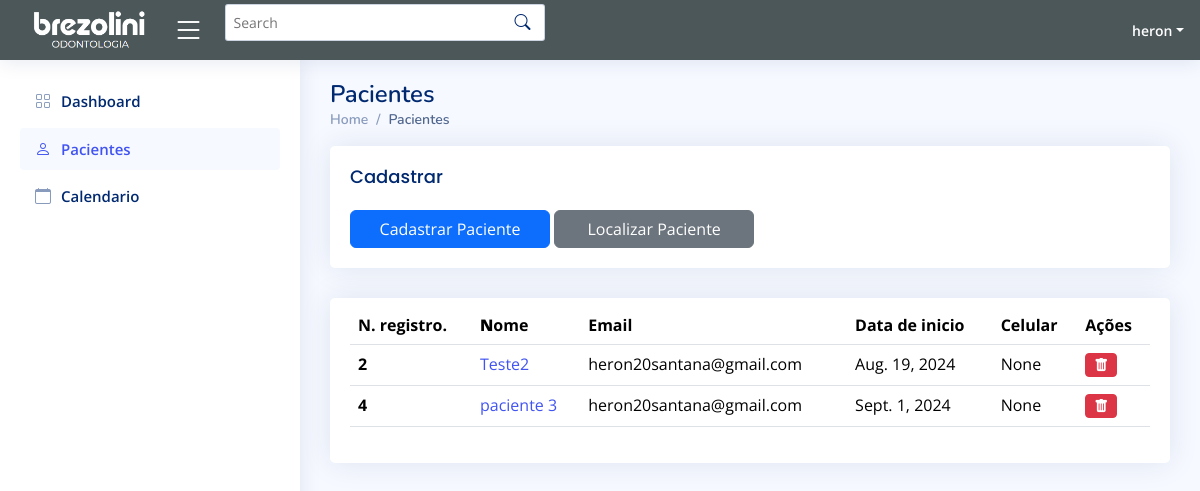
The page /pacientes (signed in) on the database as committed earlier.
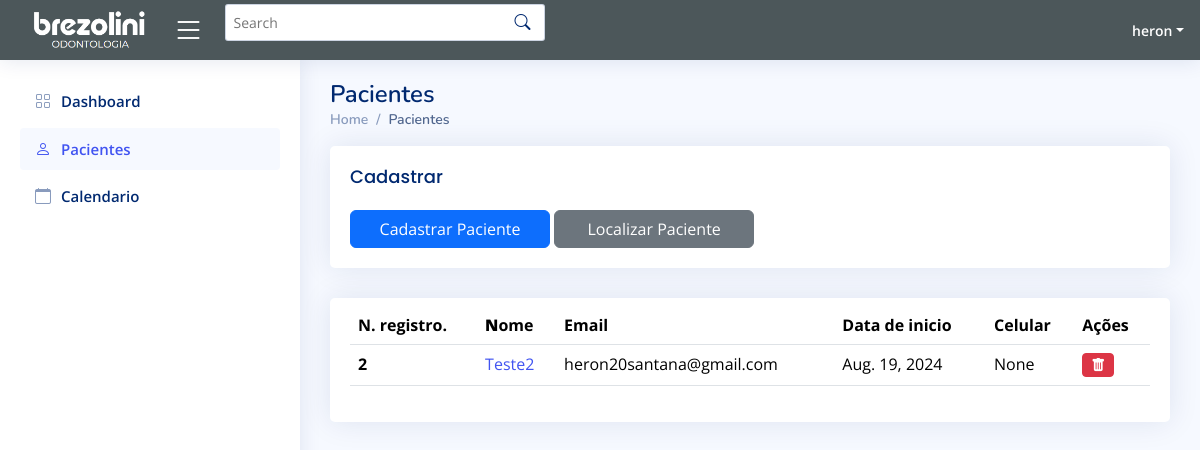
The same page on the database as committed later.
### app/models.py (models this page shows, shortened)
class Paciente(models.Model):
    Nome = models.CharField(max_length=100, blank=False, null=True)
    Email = models.CharField(max_length=100, blank=False, null=True)
    Data_cadastro = models.DateField(blank=False, null=True)
    Data_Nascimento = models.DateField(blank=False, null=True)
    Estado_civil = models.CharField(max_length=100, blank=False, null=True)
    Grupo = models.CharField(max_length=100, blank=False, null=True)
    Situacao_atual = models.CharField(max_length=100, blank=False, null=True)
    observacoes= models.CharField(max_length=256, blank=False, null=True)
    genero = models.CharField(max_length=100, blank=False, null=True)
    celular = models.CharField(max_length=20, blank=False, null=True)
    clinica = models.CharField(max_length=100, blank=False, null=True)
    local_nascimento = models.CharField(max_length=100, blank=False, null=True)
    CPF = models.CharField(max_length=100, blank=False, null=True)
    RG = models.CharField(max_length=100, blank=False, null=True)
    Orgao_emissor = models.CharField(max_length=100, blank=False, null=True)
    Convenio = models.CharField(max_length=100, blank=False, null=True)
    Plano = models.CharField(max_length=100, blank=False, null=True)
    Data_adesao = models.DateField(blank=False, null=True)
    Nome_pai = models.CharField(max_length=100, blank=True, null=True)
    CPF_pai = models.CharField(max_length=100, blank=True, null=True)
    RG_pai = models.CharField(max_length=100, blank=True, null=True)
    Telefone_pai = models.CharField(max_length=100, blank=True, null=True)
    Nome_mae = models.CharField(max_length=100, blank=True, null=True)
    Cpf_mae = models.CharField(max_length=100, blank=True, null=True)
    Rg_mae = models.CharField(max_length=100, blank=True, null=True)
    Telefone_mae=models.CharField(max_length=100, blank=True, null=True)
    CEP=models.IntegerField(blank=False, null=True)
    Endereco = models.CharField(max_length=100, blank=False, null=True)
    Numero = models.IntegerField(blank=False, null=True)
    Complemento = models.CharField(max_length=100, blank=False, null=True)
    Bairro = models.CharField(max_length=100, blank=False, null=True)
    Cidade = models.CharField(max_length=100, blank=False, null=True)
    Estado = models.CharField(max_length=100, blank=False, null=True)

### app/views.py (the view)
# urls.py: path("pacientes", views.pacientes, name="pacientes"),
@login_required(login_url="/")
def pacientes(request):
    pacientes = Paciente.objects.all()
    return render(request, 'frontend/pacientes.html', {'pacientes': pacientes})

### app/templates/frontend/pacientes.html (shortened to what this page needs)
<html lang="en">
{% load static %}
<head>
  <link href="{% static "vendor/bootstrap/css/bootstrap.min.css" %}" rel="stylesheet">
  <link href="{% static "vendor/bootstrap-icons/bootstrap-icons.css" %}" rel="stylesheet">
  <link href="{% static "vendor/boxicons/css/boxicons.min.css" %}" rel="stylesheet">
  <link href="{% static "vendor/quill/quill.snow.css" %}" rel="stylesheet">
  <link href="{% static "vendor/quill/quill.bubble.css" %}" rel="stylesheet">
  <link href="{% static "vendor/remixicon/remixicon.css" %}" rel="stylesheet">
  <link href="{% static "vendor/simple-datatables/style.css" %}" rel="stylesheet">
  <link href="{% static "css/style.css" %}" rel="stylesheet">
</head>
<body>
  <header id="header" class="header fixed-top d-flex align-items-center" style="background-color:rgb(76, 87, 90);">
    <div class="d-flex align-items-center justify-content-between" >
      <a href="index" class="d-flex align-items-center">
        <img src="{% static "img/brezoliniodontologia.PNG" %}" height="50px">
      </a>
      <i class="bi bi-list toggle-sidebar-btn"></i>
    </div>
    <div class="search-bar">
      <form class="search-form d-flex align-items-center" method="POST" action="#">
        <input type="text" name="query" placeholder="Search" title="Enter search keyword">
        <button type="submit" title="Search"><i class="bi bi-search"></i></button>
      </form>
    </div>
    <nav class="header-nav ms-auto">
      <ul class="d-flex align-items-center">
        <li class="nav-item dropdown pe-3">
          <a class="nav-link nav-profile d-flex align-items-center pe-0" href="#" data-bs-toggle="dropdown">
            <span class="d-none d-md-block dropdown-toggle ps-2" style="color: white;">{{ user.username }}</span>
          </a>
        </li>
      </ul>
    </nav>
  </header>
  <aside id="sidebar" class="sidebar">
    <ul class="sidebar-nav" id="sidebar-nav">
      <li class="nav-item ">
        <a class="nav-link collapsed" href="index">
          <i class="bi bi-grid"></i>
          <span>Dashboard</span>
        </a>
      </li>
      <li class="nav-item">
        <a class="nav-link " href="pacientes">
          <i class="bi bi-person"></i>
          <span>Pacientes</span>
        </a>
      </li>
      <li class="nav-item">
        <a class="nav-link collapsed" href="calendario">
          <i class="bi bi-calendar"></i>
          <span>Calendario</span>
        </a>
      </li>
    </ul>
  </aside>
  <main id="main" class="main">
    <div class="pagetitle">
      <h1>Pacientes</h1>
      <nav>
        <ol class="breadcrumb">
          <li class="breadcrumb-item"><a href="index">Home</a></li>
          <li class="breadcrumb-item active">Pacientes</li>
        </ol>
      </nav>
    </div>
    <section class="section">
        <div class="row">
          <div class="col-lg-12">
            <div class="card">
                <div class="card-body">
                <h5 class="card-title">Cadastrar</h5>
                <a href="cadastrar_paciente"> <button type="button" class="btn btn-primary w-25">Cadastrar Paciente</button></a>
                <button type="button" class="btn btn-secondary w-25">Localizar Paciente</button>
            </div>
            </div>
            <div class="card">
              <div class="card-body">
                <table class="table datatable">
                  <thead>
                    <tr>
                      <th>N. registro.</th>
                      <th>
                        <b>N</b>ome
                      </th>
                      <th>Email</th>
                      <th data-type="date" data-format="YYYY/DD/MM">Data de inicio</th>
                      <th>Celular</th>
                      <th>Ações</th>
                    </tr>
                  </thead>
                  <tbody>
                    {% for paciente in pacientes %}
                    <tr>
                        <th scope="row">{{ paciente.id }}</th>
                        <td><a href="{% url 'pagina_paciente' paciente_id=paciente.id %}">{{ paciente.Nome }}</a></td>
                        <td>
                          {{ paciente.Email }}
                        </td>
                        <td>
                          {{ paciente.Data_cadastro }}
                        </td>
                        <td>{{ paciente.celular }}</td>
                        <td>
                            <a href="{% url 'delete_paciente' paciente_id=paciente.id %}" class="btn btn-danger btn-sm">
                                <i class="bi bi-trash-fill"></i>
                            </a>
                        </td>
                    </tr>
                    {% endfor %}
                  </tbody>
                </table>
              </div>
            </div>
          </div>
        </div>
      </section>
  </main>
</body>
</html>

### app/static/css/style.css (style rules this page uses)
:root { scroll-behavior: smooth; }
body { font-family: "Open Sans", sans-serif; background: #f6f9ff; color: #444444; }
a { color: #4154f1; text-decoration: none; }
h1, h2, h3, h4, h5, h6 { font-family: "Nunito", sans-serif; }
#main { margin-top: 60px; padding: 20px 30px; transition: all 0.3s; }
.pagetitle { margin-bottom: 10px; }
.pagetitle h1 { font-size: 24px; margin-bottom: 0; font-weight: 600; color: #012970; }
.card { margin-bottom: 30px; border: none; border-radius: 5px; box-shadow: 0px 0 30px rgba(1, 41, 112, 0.1); }
.card-title { padding: 20px 0 15px 0; font-size: 18px; font-weight: 500; color: #012970; font-family: "Poppins", sans-serif; }
.card-body { padding: 0 20px 20px 20px; }
.breadcrumb { font-size: 14px; font-family: "Nunito", sans-serif; color: #899bbd; font-weight: 600; }
.breadcrumb a { color: #899bbd; transition: 0.3s; }
.breadcrumb .breadcrumb-item::before { color: #899bbd; }
.breadcrumb .active { color: #51678f; font-weight: 600; }
.header { transition: all 0.5s; z-index: 997; height: 60px; box-shadow: 0px 2px 20px rgba(1, 41, 112, 0.1); background-color: #fff; padding-left: 20px; }
.header .toggle-sidebar-btn { font-size: 32px; padding-left: 10px; cursor: pointer; color: #ffffff; }
.header .search-bar { min-width: 360px; padding: 0 20px; }
.header .search-form { width: 100%; }
.header .search-form input { border: 0; font-size: 14px; color: #012970; border: 1px solid rgba(1, 41, 112, 0.2); padding: 7px 38px 7px 8px; border-radius: 3px; transition: 0.3s; width: 100%; }
.header .search-form button { border: 0; padding: 0; margin-left: -30px; background: none; }
.header .search-form button i { color: #012970; }
.header-nav ul { list-style: none; }
.header-nav>ul { margin: 0; padding: 0; }
.header-nav .nav-profile { color: #012970; }
.header-nav .nav-profile span { font-size: 14px; font-weight: 600; }
.sidebar { position: fixed; top: 60px; left: 0; bottom: 0; width: 300px; z-index: 996; transition: all 0.3s; padding: 20px; overflow-y: auto; scrollbar-width: thin; scrollbar-color: #aab7cf transparent; box-shadow: 0px 0px 20px rgba(1, 41, 112, 0.1); background-color: #fff; }
@media (min-width: 1200px) { #main, #footer { margin-left: 300px; } }
.sidebar-nav { padding: 0; margin: 0; list-style: none; }
.sidebar-nav li { padding: 0; margin: 0; list-style: none; }
.sidebar-nav .nav-item { margin-bottom: 5px; }
.sidebar-nav .nav-link { display: flex; align-items: center; font-size: 15px; font-weight: 600; color: #4154f1; transition: 0.3; background: #f6f9ff; padding: 10px 15px; border-radius: 4px; }
.sidebar-nav .nav-link i { font-size: 16px; margin-right: 10px; color: #4154f1; }
.sidebar-nav .nav-link.collapsed { color: #012970; background: #fff; }
.sidebar-nav .nav-link.collapsed i { color: #899bbd; }

Rows that differ between the two databases and show on the page:
removed Paciente: id "4", Nome "paciente 3", Email "heron20santana@gmail.com", Data_cadastro "Sept. 1, 2024", celular "None"
